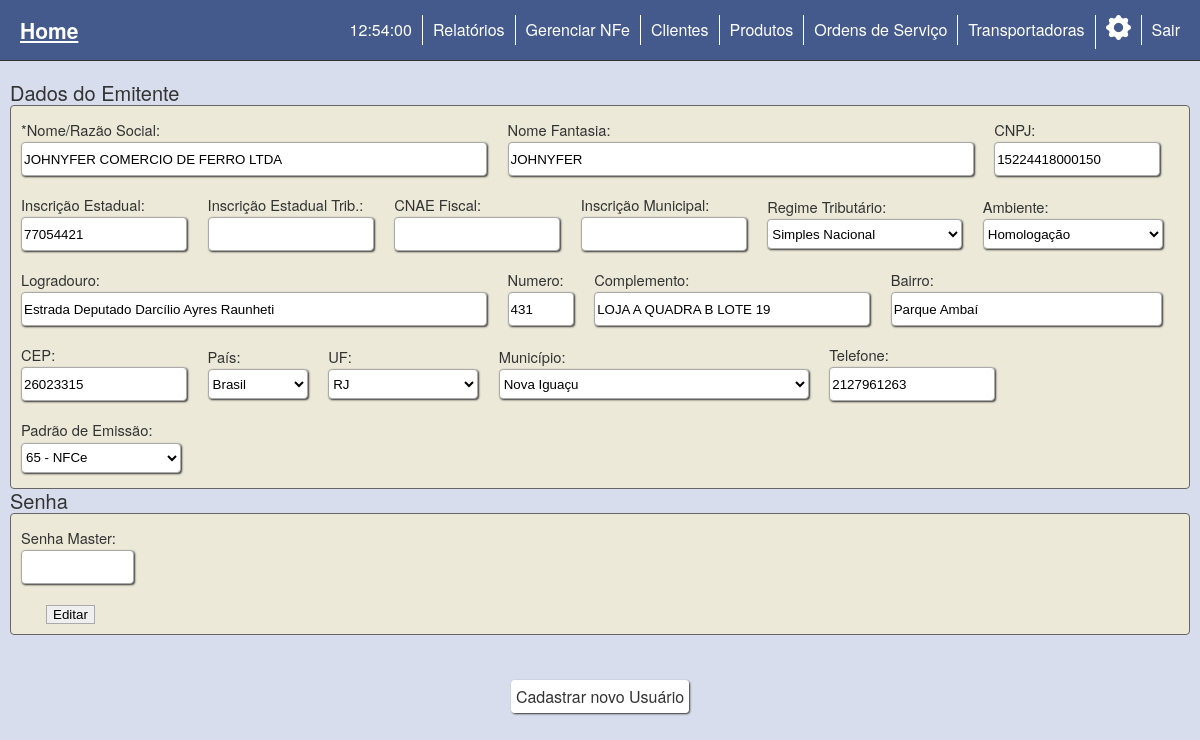
The app's page /old_v/backup/config.php (signed in) with its own data.
### tables this page shows
CREATE TABLE `tab_emitente` (
  `id_emitente` int(11) NOT NULL,
  `ambiente_nfe_emitente` tinyint(1) NOT NULL,
  `n_nota_emitente` int(11) NOT NULL,
  `n_nfce_emitente` int(11) NOT NULL,
  `padrao_emis_emitente` int(2) NOT NULL,
  `nome_razao_social_emitente` varchar(60) DEFAULT NULL,
  `nome_fantasia_emitente` varchar(60) DEFAULT NULL,
  `logo_emitente` varchar(200) NOT NULL,
  `cnpj_emitente` varchar(14) DEFAULT NULL,
  `inscricao_estadual_emitente` varchar(14) DEFAULT NULL,
  `cnae_fiscal_emitente` varchar(7) DEFAULT NULL,
  `inscricao_municipal_emitente` varchar(15) DEFAULT NULL,
  `inscricao_estadual_trib_emitente` varchar(100) DEFAULT NULL,
  `regime_tributario_emitente` varchar(1) DEFAULT NULL,
  `logradouro_emitente` varchar(60) DEFAULT NULL,
  `numero_emitente` varchar(60) DEFAULT NULL,
  `complemento_emitente` varchar(60) DEFAULT NULL,
  `bairro_emitente` varchar(60) DEFAULT NULL,
  `cep_emitente` varchar(8) DEFAULT NULL,
  `pais_emitente` varchar(6) DEFAULT NULL,
  `cod_pais_emitente` varchar(4) NOT NULL,
  `uf_emitente` varchar(2) DEFAULT NULL,
  `municipio_emitente` varchar(60) DEFAULT NULL,
  `cod_municipio_emitente` varchar(7) DEFAULT NULL,
  `telefone_emitente` varchar(14) DEFAULT NULL,
  `base_pis_emitente` decimal(3,2) NOT NULL,
  `base_cofins_emitente` decimal(3,2) NOT NULL
);

### old_v/backup/php/querys.php (called while the page is built, shortened)
<?php
	function emitente($pdo){
		$select = $pdo->query("SELECT * FROM tab_emitente LIMIT 1");
		return $select->fetchAll();
	}
	function estados($pdo_estados){
		$select = $pdo_estados->query("SELECT * FROM tab_estados ORDER BY uf");
		return $select->fetchAll();
	}
?>

### old_v/backup/config.php (the view, shortened to what this page needs)
<?php
	include "php/conection.php";
	include "php/querys.php";
	$estados = estados($pdo_estados);
	$emitente = emitente($pdo);
?>
<!DOCTYPE html>
<html>
  <head>
    <link rel="stylesheet" type="text/css" href="css/css_section.css" />
    <link rel="stylesheet" type="text/css" href="css/css_menu.css" />
    <link rel="stylesheet" type="text/css" href="css/ativos.css" />
  </head>
  <?php include "menu_links.php";?>
    <section id="cadastro">
    	<div id="corpo">
    		<form action="php/edita_emitente_mec.php" method="post">
	    		<label id="titulo" for="cliente">Dados do Emitente</label>
	    		<article id="cliente" class="grupo">
	    			<div class="item">
	    				<label class="item_titulo" for="nome/razao social">*Nome/Razão Social: </label>
	    				<br />
	    				<input type="text" maxlength="60" name="nome/razao_social" value="<?php echo $emitente[0]['nome_razao_social_emitente'] ?>" style="width: 460px; min-width: 400px;" />
	    			</div>
	    			<div class="item">
	    				<label class="item_titulo" for="nome/razao social">Nome Fantasia: </label>
	    				<br />
	    				<input type="text" maxlength="60" name="nome_fantasia" value="<?php echo $emitente[0]['nome_fantasia_emitente'] ?>" style="width: 460px; min-width: 400px;" />
	    			</div>
	    			<div class="item">
	    				<label class="item_titulo" for="nome/razao social">CNPJ: </label>
	    				<br />
	    				<input type="text" name="cnpj" value="<?php echo $emitente[0]['cnpj_emitente'] ?>" style="width: 160px; min-width: 30px;" />
	    			</div>
	    			<div class="item">
	    				<label class="item_titulo" for="nome/razao social">Inscrição Estadual: </label>
	    				<br />
	    				<input type="text" name="inscricao_estadual" value="<?php echo $emitente[0]['inscricao_estadual_emitente'] ?>" style="width: 160px; min-width: 30px;" />
	    			</div>
	    			<div class="item">
	    				<label class="item_titulo" for="nome/razao social">Inscrição Estadual Trib.: </label>
	    				<br />
	    				<input type="text" name="inscricao_estadual_trib" value="<?php echo $emitente[0]['inscricao_estadual_trib_emitente'] ?>" style="width: 160px; min-width: 30px;" />
	    			</div>
	    			<div class="item">
	    				<label class="item_titulo" for="nome/razao social">CNAE Fiscal: </label>
	    				<br />
	    				<input type="text" name="cnae_fiscal" value="<?php echo $emitente[0]['cnae_fiscal_emitente'] ?>" style="width: 160px; min-width: 30px;" />
	    			</div>
	    			<div class="item">
	    				<label class="item_titulo" for="nome/razao social">Inscrição Municipal: </label>
	    				<br />
	    				<input type="text" name="inscricao_municipal" value="<?php echo $emitente[0]['inscricao_municipal_emitente'] ?>" style="width: 160px; min-width: 30px;" />
	    			</div>
	    			<div class="item">
	    				<label class="item_titulo" for="nome/razao social">Regime Tributário: </label>
	    				<br />
	    				<select redonly name="regime_tributario" style="width: 195px">
	    					<option value="1">Simples Nacional</option>
	    				</select>
	    			</div>
	    			<div class="item">
	    				<label class="item_titulo" for="nome/razao social">Ambiente: </label>
	    				<br />
	    				<select redonly name="ambiente" style="width: 180px">
	    					<option <?php if($emitente[0]['ambiente_nfe_emitente']=="2"){ echo "selected"; } ?> value="2">Homologação</option>
	    				</select>
	    			</div>
	    			<div class="item">
	    				<label class="item_titulo" for="nome/razao social">Logradouro: </label>
	    				<br />
	    				<input type="text" name="logradouro" value="<?php echo $emitente[0]['logradouro_emitente'] ?>" style="width: 460px; min-width: 30px;" />
	    			</div>
	    			<div class="item">
	    				<label class="item_titulo" for="nome/razao social">Numero: </label>
	    				<br />
	    				<input type="text" name="numero" value="<?php echo $emitente[0]['numero_emitente'] ?>" style="width: 60px; min-width: 30px;" />
	    			</div>
	    			<div class="item">
	    				<label class="item_titulo" for="nome/razao social">Complemento:</label>
	    				<br />
	    				<input type="text" name="complemento" value="<?php echo $emitente[0]['complemento_emitente'] ?>" style="width: 270px; min-width: 30px;" />
	    			</div>
	    			<div class="item">
	    				<label class="item_titulo" for="nome/razao social">Bairro: </label>
	    				<br />
	    				<input type="text" name="bairro" value="<?php echo $emitente[0]['bairro_emitente'] ?>" style="width: 265px; min-width: 30px;" />
	    			</div>
	    			<div class="item">
	    				<label class="item_titulo" for="nome/razao social">CEP: </label>
	    				<br />
	    				<input type="text" name="cep" value="<?php echo $emitente[0]['cep_emitente'] ?>" style="width: 160px; min-width: 30px;" />
	    			</div>
	    			<div class="item">
	    				<label class="item_titulo" for="nome/razao social">País: </label>
	    				<br />
	    				<select name="pais" style="width: 100px">
	    					<option value="55">Brasil</option>
	    				</select>
	    			</div>
	    			<div class="item">
		    			<label class="item_titulo" for="uf">UF: </label>
		    			<br />
		    			<select id="estado" name="uf" id="uf" onchange="buscar_cidades()">
							 <?php
							 	foreach ($estados as $value => $name) {
								 	if($emitente[0]['uf_emitente']==$name['uf']){
								 		echo "<option selected value=".$name['codigo_ibge']."|".$name['uf'].">".$name['uf']."</option>";
								 	}else{
							          echo "<option value=".$name['codigo_ibge']."|".$name['uf'].">".$name['uf']."</option>";
							        }
							 	}
						     ?>
						 </select>
					</div>
					<div class="item" id="load_cidades">
						 <label class="item_titulo" for="municipio">Município: </label>
						 <br />
						 <select id="cidade" name="municipio" style="width: 310px; min-width: 113px;">
						 	<option value="<?php echo $emitente[0]['cod_municipio_emitente']."|".$emitente[0]['municipio_emitente']; ?>"><?php echo $emitente[0]['municipio_emitente'] ?></option>
						 </select>
					</div>
					<div class="item">
	    				<label class="item_titulo" for="nome/razao social">Telefone: </label>
	    				<br />
	    				<input type="text" name="telefone" value="<?php echo $emitente[0]['telefone_emitente'] ?>" style="width: 160px; min-width: 30px;" />
	    			</div>
	    			<div class="item">
	    				<label class="item_titulo" for="nome/razao social">Padrão de Emissão: </label>
	    				<br />
	    				<select name="emis" style="width: 160px; min-width: 30px;">
			    			<option <?php if($emitente[0]['padrao_emis_emitente']=="65"){ echo "selected"; } ?> value="65">65 - NFCe</option>
	    				</select>
	    			</div>
	    		</article>
	    		<label id="titulo" for="cliente">Senha</label>
	    		<article id="master" class="grupo" style="padding-bottom: 10px">
	    			<div class="item">
	    				<label class="item_titulo">Senha Master: </label>
	    				<br />
	    				<input type="password" name="master" style="width: 107px; min-width: 30px;" />
	    			</div>
	    			<br />
	    			<input style="margin-left: 25px" type="submit" value="Editar" />
	    			<br />
	    		</article>
	    	</form>
    	</div>
    </section>
    <center>
    	<a class="interno" href="cadastra_user_form.php">Cadastrar novo Usuário</a>
    </center>
  </body>
</html>

### css/css_section.css (style rules this page uses)
section { padding: 80px 20px 50px; border-top: 1px solid #ccc; font-size: 20px; line-height: 24px; text-align: center; }
section:after { content: ""; display: block; clear: both; }

### css/css_menu.css (style rules this page uses)
html, body, div, span, applet, object, iframe, h1, h2, h3, h4, h5, h6, hr, p, blockquote, pre, a, abbr, acronym, address, big, cite, code, del, dfn, em, font, img, ins, kbd, q, s, samp, small, strike, strong, sub, sup, tt, var, b, u, i, center, dl, dt, dd, ol, ul, li, fieldset, form, label, legend, table, caption, tbody, tfoot, thead, tr, th, td { margin:0; padding:0; border:0; background:transparent; }
body { width:100%; font-family: "Helvetica Neue", Helvetica, Arial, sans-serif; color: #333; text-shadow: 0 1px 0 #fff; background: #D7DDEC; }
input[type=text], input[type=password] { border-radius:4px; -moz-border-radius:4px; -webkit-border-radius:4px; box-shadow: 1px 1px 2px #333333; -moz-box-shadow: 1px 1px 2px #333333; -webkit-box-shadow: 1px 1px 2px #333333; background: #fff; border:1px solid #000000; width:150px; height:30px; }
select { border-radius:4px; -moz-border-radius:4px; -webkit-border-radius:4px; box-shadow: 1px 1px 2px #333333; -moz-box-shadow: 1px 1px 2px #333333; -webkit-box-shadow: 1px 1px 2px #333333; background: #fff; border:0px solid #000000; width:150px; height:30px; }

### css/ativos.css (style rules this page uses)
* { text-shadow: none !important; }
#cadastro { padding: 80px 00px 50px; border-top: 1px solid #ccc; line-height: 24px; text-align: center; }
#cadastro form input { border: 1px solid #aaa; }
#cadastro form select { border: 1px solid #aaa !important; }
#corpo { width: 1200px; min-width: 600px; text-align: left; }
#titulo { margin: 0px 10px 0px; }
.grupo { border: 1px solid #666; padding: 0px 10px 0px; margin: 0px 10px 0px; background: #fff; border-radius:4px; -moz-border-radius:4px; -webkit-border-radius:4px; }
.interno { padding: 5px; border: 0px solid #333; background: #fff; border-radius:4px; -moz-border-radius:4px; -webkit-border-radius:4px; box-shadow: 1px 1px 2px #333333; -moz-box-shadow: 1px 1px 2px #333333; -webkit-box-shadow: 1px 1px 2px #333333; }
.interno:link { text-decoration: none; color: #333; }
.item { display: inline-block; margin-bottom: 15px; margin-right: 15px; }
.item_titulo { font-size: 11pt; }

### old_v/backup/config.php (style rules this page uses)
#cadastro { padding: 80px 00px 50px; border-top: 1px solid #ccc; font-size: 20px; line-height: 24px; }
#corpo { width: 1200px; min-width: 600px; margin: 0 auto; text-align: left; }
#titulo { margin: 0px 10px 0px; }
#cadastro form input { border: 1px solid #aaa; }
.grupo { border: 1px solid #666; padding: 10px 10px 0px; margin: 0px 10px 0px; background: #ece9d8; }

### records on screen
tab_emitente: nome_razao_social_emitente "JOHNYFER COMERCIO DE FERRO LTDA", nome_fantasia "JOHNYFER", cnpj "15224418000150", inscricao_estadual "77054421", ambiente "Homologação", logradouro "Estrada Deputado Darcílio Ayres Raunheti", numero "431", complemento "LOJA A QUADRA B LOTE 19", bairro "Parque Ambaí", cep "26023315", municipio "Nova Iguaçu", telefone "2127961263"

### other values on screen
form field uf "RJ"
